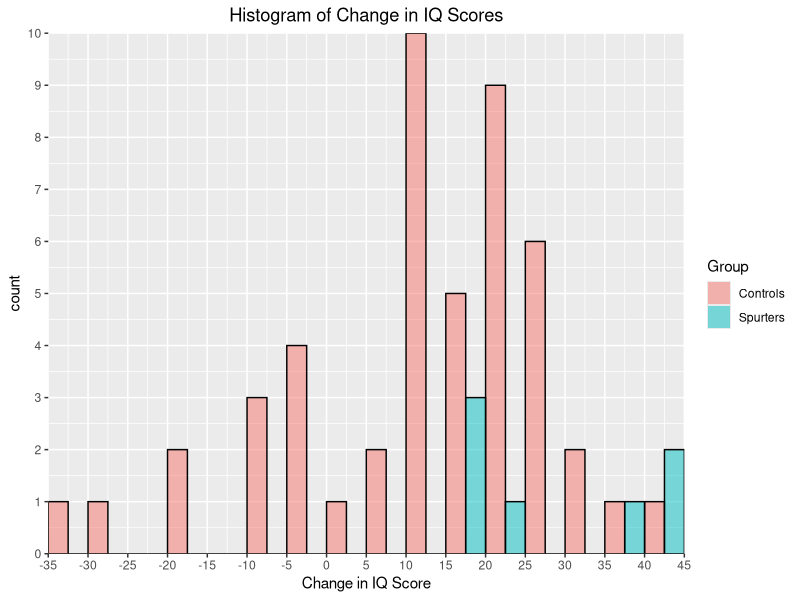

Source code (R):
# lab-04_lgg.R
## don't use data in package, use data on lab assignment #
library(plyr)
library(ggplot2)
library(dplyr)
library(xtable)
library(reshape)


set.seed(123)
# input data
# spurters
x = c(18, 40, 15, 17, 20, 44, 38)
# control group
y = c(-4, 0, -19, 24, 19, 10, 5, 10,
      29, 13, -9, -8, 20, -1, 12, 21,
      -7, 14, 13, 20, 11, 16, 15, 27,
      23, 36, -33, 34, 13, 11, -19, 21,
      6, 25, 30,22, -28, 15, 26, -1, -2,
      43, 23, 22, 25, 16, 10, 29)
# store data in data frame 
iqData = data.frame(Treatment = c(rep("Spurters", length(x)), 
                                  rep("Controls", length(y))),
                    Gain = c(x, y))
### Task 1
xLimits = seq(min(iqData$Gain) - (min(iqData$Gain) %% 5),
              max(iqData$Gain) + (max(iqData$Gain) %% 5),
              by = 5)

ggplot(data = iqData, aes(x = Gain, fill = Treatment, colour = I("black"))) + 
  geom_histogram(position = "dodge", alpha = 0.5, breaks = xLimits, closed = "left")+
  scale_x_continuous(breaks = xLimits, 
                     expand = c(0,0))+ 
  scale_y_continuous(expand = c(0,0), 
                     breaks = seq(0, 10, by = 1))+
  ggtitle("Histogram of Change in IQ Scores") + labs(x = "Change in IQ Score", 
                                                     fill = "Group") + 
  theme(plot.title = element_text(hjust = 0.5)) 
#### The change in IQ score for the control group spans -35 to 45, while the change 
#### in IQ score spans 17.5 - 45 for spurters. So, we see positive, 0, and negative
#### changes in IQ score in the control group, while we only observe increases
#### in IQ score for the spurters group.
